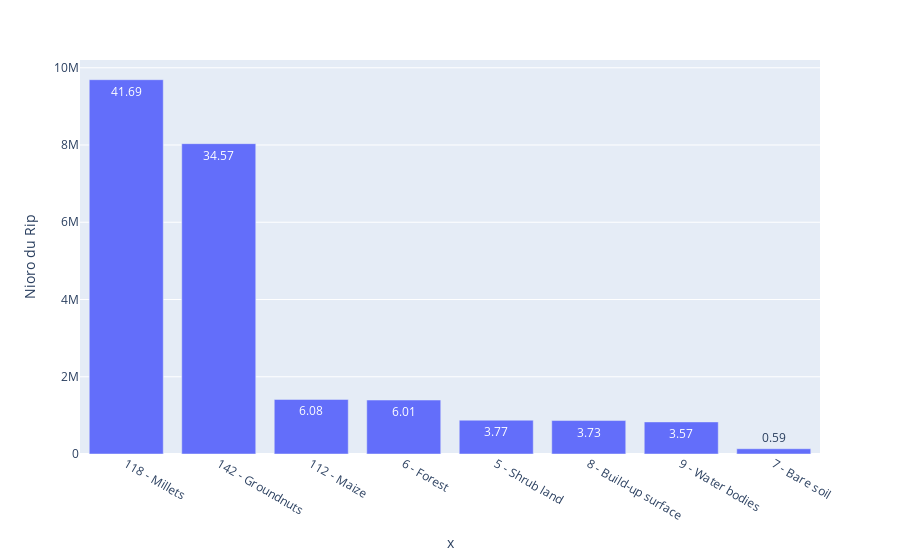

This figure's notebook cell:
### Markdown cell above
## Plot histogram

### Code cell
fig = px.bar(df,
        x=df.index.str.slice(start=0, stop=20),
        y=df.columns[0],
        text='percent')

fig.show()

### Figure 1 — Plotly figure (JSON) as saved in the notebook; plotly's stock layout.template omitted (floating-point values rounded to 4 significant figures)
{"data": [{"alignmentgroup": "True", "hovertemplate": "x=%{x}<br>Nioro du Rip=%{y}<br>percent=%{text}<extra></extra>", "legendgroup": "", "marker": {"color": "#636efa", "pattern": {"shape": ""}}, "name": "", "offsetgroup": "", "orientation": "v", "showlegend": false, "text": [41.69, 34.57, 6.08, 6.01, 3.77, 3.73, 3.57, 0.59], "textposition": "auto", "type": "bar", "x": ["118 - Millets", "142 - Groundnuts", "112 - Maize", "6 - Forest", "5 - Shrub land", "8 - Build-up surface", "9 - Water bodies", "7 - Bare soil"], "xaxis": "x", "y": [9690532, 8034428, 1412928, 1397265, 875362, 866193, 830691, 136304], "yaxis": "y"}], "layout": {"barmode": "relative", "legend": {"tracegroupgap": 0}, "margin": {"t": 60}, "xaxis": {"anchor": "y", "domain": [0, 1], "title": {"text": "x"}}, "yaxis": {"anchor": "x", "domain": [0, 1], "title": {"text": "Nioro du Rip"}}}}
